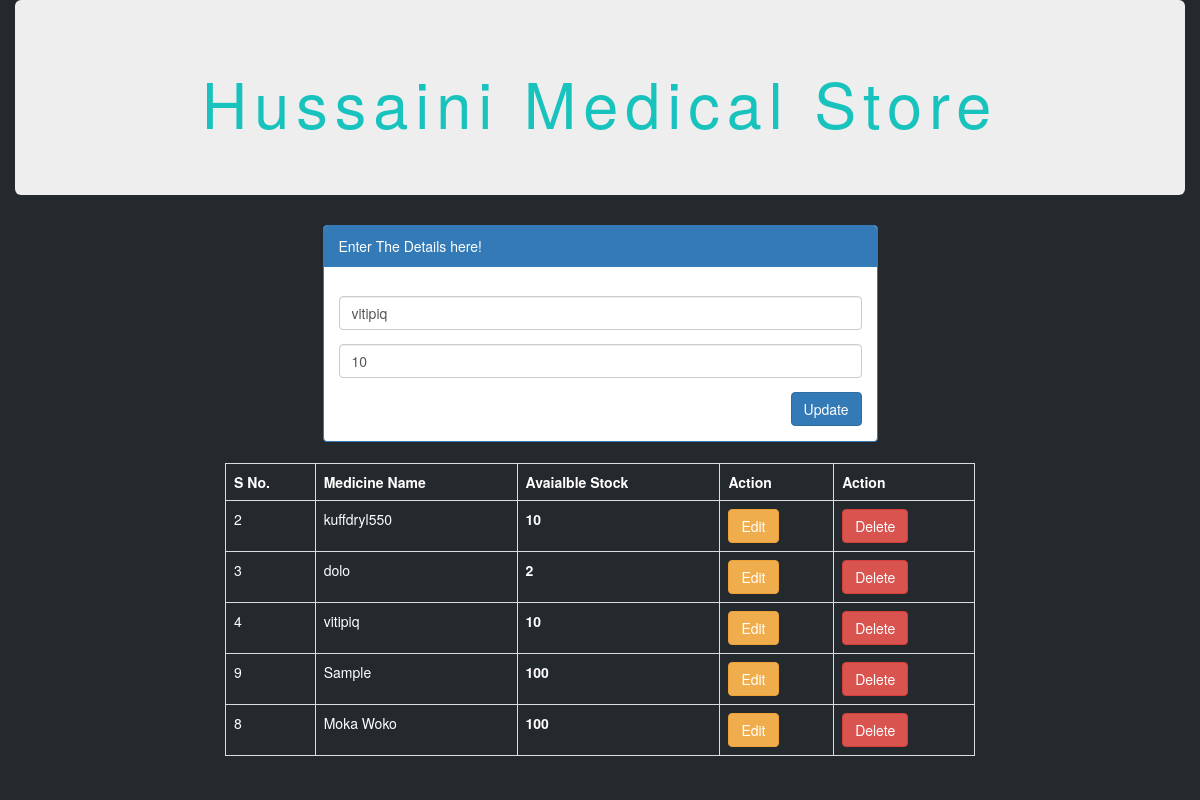
Screenshot of /index.php?update=1&id=4 with the database file from the repository.
### tables this page shows
CREATE TABLE `medicines` (
  `id` int(11) NOT NULL,
  `medicine_name` varchar(100) NOT NULL,
  `quantity` varchar(100) NOT NULL
);

### action.php (called while the page is built, shortened)
<?php
include "db.php";
class dataOperaion extends Database {
  public function fetch($table){
    $query = "SELECT * FROM ".$table;
    $array = array();
    $result = mysqli_query($this->con, $query);
    while($row = mysqli_fetch_assoc($result)){
    $array[] = $row;
    }
    return $array;
  }
public function select($table, $where){
  $query = "";
  $candition = "";
  foreach ($where as $key => $value) {
    $candition .= $key . "='" .$value ."' AND ";
  }
   $candition = substr($candition, 0 , -5);
   $query .= "SELECT * FROM ".$table. " WHERE " .$candition;
   $result = mysqli_query($this->con, $query);
   $row = mysqli_fetch_array($result);
   return $row;
}
}
 $obj = new dataOperaion;
 ?>

### db.php (called while the page is built, shortened)
<?php
  class Database {
    public function __construct(){
      $this -> con = mysqli_connect("localhost", "root", "", "medical");
    }
  }
 ?>

### index.php (the view, shortened to what this page needs)
<?php
include "action.php";
?>
<!DOCTYPE html>
<html lang="en" dir="ltr">
  <head>
    <link rel="stylesheet" href="https://maxcdn.bootstrapcdn.com/bootstrap/3.3.7/css/bootstrap.min.css">
  </head>
  <body>
    <div class="container-fluid">
      <div class="jumbotron">
        <h1>Hussaini Medical Store</h1>
      </div>
    </div>
    <div class="container">
      <div class="row">
        <div class="col-md-3"></div>
        <div class="col-md-6">
          <div class="panel panel-primary">
            <div class="panel-heading">Enter The Details here!</div>
            <div class="panel-body">
              <?php
                if(isset($_GET["update"])){
                  if(isset($_GET["id"])){
                    $id = $_GET["id"];
                    $where = array("id"=>$id);
                  }
                  $row = $obj->select("medicines", $where);
                  ?>
                  <form id="update_form" action="action.php" method="post">
                    <input type="text" class="form-control" name="name" value="<?php echo $row['medicine_name']; ?>">
                    <input type="text" class="form-control" name="quantity" value="<?php echo $row['quantity']; ?>">
                    <input type="submit" class="btn btn-primary pull-right" name="update" value="Update">
                  </form>
              <?php
            }
                ?>
            </div>
          </div>
        </div>
      </div>
      <div class="col-md-3"></div>
    </div>
    <div class="container">
      <div class="row">
        <div class="col-md-2"></div>
        <div class="col-md-8">
          <div class="table-responsive">
            <table class="table table-bordered">
              <tr>
                <th>S No.</th>
                <th>Medicine Name</th>
                <th>Avaialble Stock</th>
                <th>Action</th>
                <th>Action</th>
              </tr>
              <tr>
                <?php
                  $myrow = $obj->fetch("medicines");
                  foreach ($myrow as $row) {
                ?>
                <td><?php echo $row["id"]; ?></td>
                <td><?php echo $row["medicine_name"]; ?></td>
                <td><b><?php echo $row["quantity"]; ?></b></td>
                <td><a href="index.php?update=1&id=<?php echo $row['id']; ?> " class="btn btn-warning">Edit</a></td>
                <td><a href="index.php?delete=1&id=<?php echo $row['id']; ?>" class="btn btn-danger">Delete</a></td>
              </tr>
              <?php
                }
              ?>
            </table>
          </div>
        </div>
        <div class="col-md-2"></div>
      </div>
    </div>
  </body>
</html>

### index.php (style rules this page uses)
body { background: #24292e; color: white; }
h1 { text-align: center; color: #18c3bd !important; letter-spacing: 7px; font-weight: 500; }
input { margin-top: 14px; }

### rows the page displays
medicines: name "vitipiq", quantity "10", id "4", medicine_name "vitipiq"
medicines: id "2", medicine_name "kuffdryl550", quantity "10"
medicines: id "3", medicine_name "dolo", quantity "2"
medicines: id "9", medicine_name "Sample", quantity "100"
medicines: id "8", medicine_name "Moka Woko", quantity "100"
